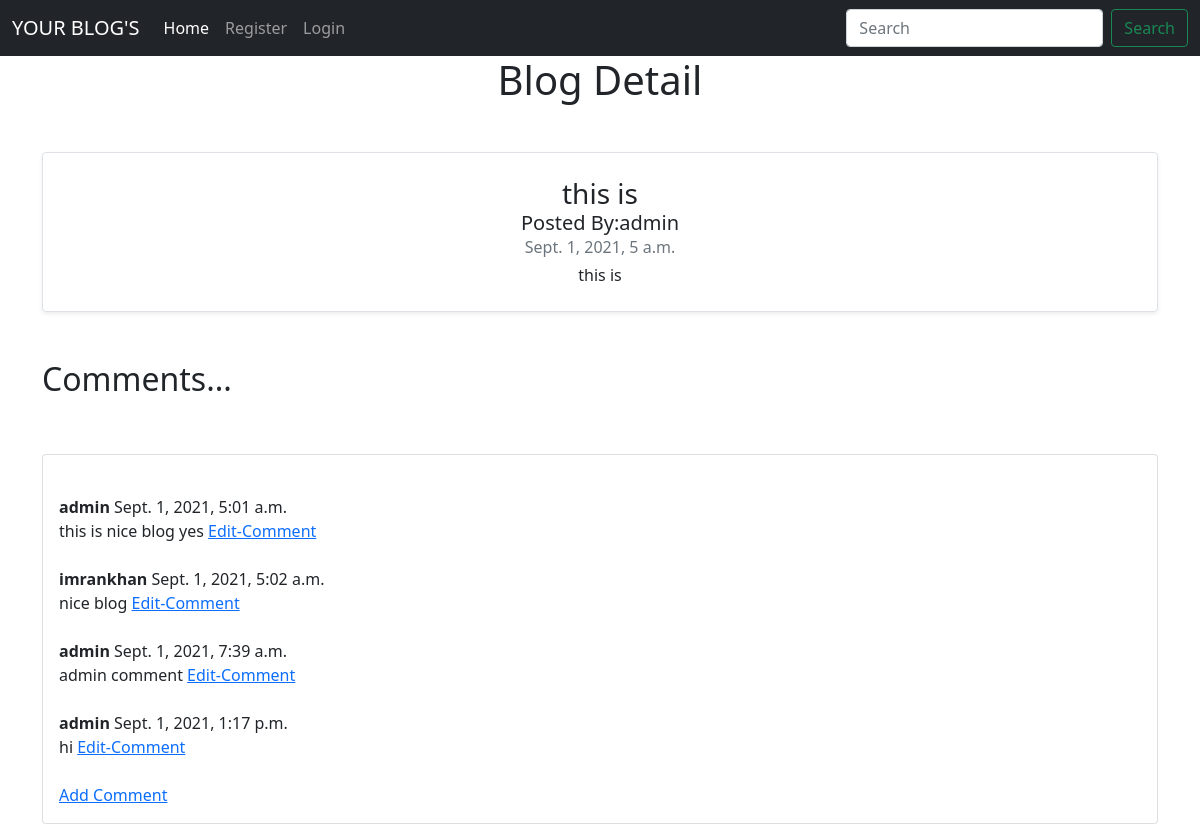
The app's page /blog_detail/7/ with its own data.
### blogapp/models.py (models this page shows, shortened)
class Blog(models.Model):
    user_id = models.ForeignKey(User, on_delete=models.CASCADE , null=True, blank=True)
    title = models.CharField(max_length=150)
    dsc = models.TextField()
    date = models.DateTimeField(auto_now_add= True, null=True)
    checkbox = models.BooleanField(choices=STATUS, default=True)

class Comment(models.Model):
    post = models.ForeignKey(Blog, on_delete=models.CASCADE, related_name='comments')
    name = models.CharField(max_length=255)
    body = models.TextField()
    date_added = models.DateTimeField(auto_now_add=True)

### blogapp/views.py (the view)
# urls.py: path('blog_detail/<int:pk>/', views.Blog_Detail.as_view(), name='blog_detail'),
class Blog_Detail(DetailView):
    template_name = 'blog_detail.html'
    model = Blog

### templates/blog_detail.html (shortened to what this page needs)
<!doctype html>
<html lang="en">
  <head>
    <link href="https://cdn.jsdelivr.net/npm/bootstrap@5.1.0/dist/css/bootstrap.min.css" rel="stylesheet">
  </head>
  <body>
    <nav class="navbar navbar-expand-lg navbar-dark bg-dark">
  <div class="container-fluid">
    <a class="navbar-brand" href="#">YOUR BLOG'S</a>
    <div class="collapse navbar-collapse" id="navbarSupportedContent">
      <ul class="navbar-nav me-auto mb-2 mb-lg-0">
        <li class="nav-item">
          <a class="nav-link active" aria-current="page" href="/">Home</a>
        </li>
        {% if user.is_authenticated %}
        <li class="nav-item">
          <a class="nav-link" href="/">{{request.user}}</a>
        </li>
        <li class="nav-item">
          <a class="nav-link" href="/post_blog">Post Blog</a>
        </li>
        <li class="nav-item">
          <a class="nav-link" href="/logout">Log Out</a>
        </li>
        {% else %}
        <li class="nav-item">
          <a class="nav-link" href="/register">Register</a>
        </li>
        <li class="nav-item">
          <a class="nav-link" href="/login">Login</a>
        </li>
        {% endif  %}
      </ul>
      <form class="d-flex">
        <input class="form-control me-2" type="search" placeholder="Search" aria-label="Search">
        <button class="btn btn-outline-success" type="submit">Search</button>
      </form>
    </div>
  </div>
</nav>
  <div class="container">
<h1 class="text-center">Blog Detail </h1>
 <div class="text-center my-5">
      <div class="row g-0 border rounded overflow-hidden flex-md-row mb-4 shadow-sm h-md-250 position-relative">
        <div class="col p-4 d-flex flex-column position-static">
          <h3 class="mb-0">{{blog.title}}</h3>
          <h5 class="mb-0">Posted By:{{blog.user_id.username}}</h5>
          <div class="mb-1 text-muted">{{blog.date}}</div>
          <p class="card-text mb-auto">{{blog.dsc}}</p>
        </div>
      </div>
    </div>
    <h2>Comments...</h2>
    <br><br>
    <div class="card mb-3">
    <div class="card-body">
    <div class="col-md-3">
      {% if not blog.comments.all %}
      No Commnets Yet.... <a href ="{% url 'comment' blog.pk %}">Add Comment</a>
      </div>
      {% else %}
        <br>
          {% for comment in blog.comments.all %}
          <strong>
         {{comment.name}}
          </strong>
          {{comment.date_added}}
          <br>
          {{ comment.body}}
          <a href ="{% url 'editcomment' comment.id %}">Edit-Comment</a>
            <br><br>
          {% endfor %}
          <a href ="{% url 'comment' blog.pk %}">Add Comment</a>
      {% endif %}
    </div>
    </div>
    </div>
    </div>
  </body>
</html>

### records on screen
Blog: title "this is", user_id.username "admin", date "Sept. 1, 2021, 5 a.m.", dsc "this is"
Comment: name "admin", date_added "Sept. 1, 2021, 5:01 a.m.", body "this is nice blog yes"
Comment: name "imrankhan", date_added "Sept. 1, 2021, 5:02 a.m.", body "nice blog"
Comment: name "admin", date_added "Sept. 1, 2021, 7:39 a.m.", body "admin comment"
Comment: name "admin", date_added "Sept. 1, 2021, 1:17 p.m.", body "hi"
